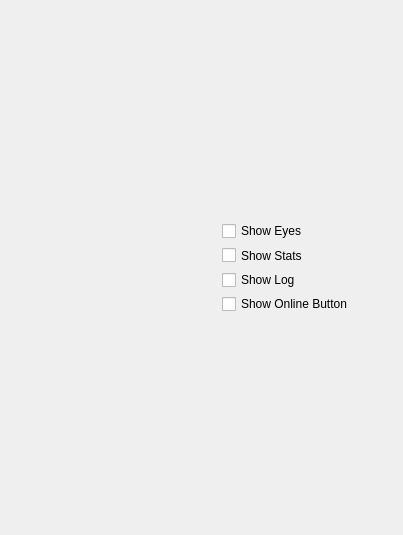
<?xml version="1.0" encoding="UTF-8"?>
<ui version="4.0">
 <class>RemoteClientWidget</class>
 <widget class="QWidget" name="RemoteClientWidget">
  <property name="geometry">
   <rect>
    <x>0</x>
    <y>0</y>
    <width>403</width>
    <height>535</height>
   </rect>
  </property>
  <property name="windowTitle">
   <string>OctoMY™ - Remote Client</string>
  </property>
  <layout class="QGridLayout" name="gridLayout_4">
   <property name="leftMargin">
    <number>0</number>
   </property>
   <property name="topMargin">
    <number>0</number>
   </property>
   <property name="rightMargin">
    <number>0</number>
   </property>
   <property name="bottomMargin">
    <number>0</number>
   </property>
   <property name="spacing">
    <number>0</number>
   </property>
   <item row="0" column="0">
    <widget class="QStackedWidget" name="stackedWidgetControl">
     <property name="currentIndex">
      <number>6</number>
     </property>
     <widget class="QWidget" name="pageConnection">
      <property name="sizePolicy">
       <sizepolicy hsizetype="Minimum" vsizetype="Minimum">
        <horstretch>0</horstretch>
        <verstretch>0</verstretch>
       </sizepolicy>
      </property>
      <layout class="QVBoxLayout" name="verticalLayout_3">
       <property name="leftMargin">
        <number>0</number>
       </property>
       <property name="topMargin">
        <number>0</number>
       </property>
       <property name="rightMargin">
        <number>0</number>
       </property>
       <property name="bottomMargin">
        <number>0</number>
       </property>
       <item>
        <widget class="PortableIDWidget" name="widgetBirthCertificate" native="true">
         <property name="sizePolicy">
          <sizepolicy hsizetype="Expanding" vsizetype="Expanding">
           <horstretch>0</horstretch>
           <verstretch>100</verstretch>
          </sizepolicy>
         </property>
        </widget>
       </item>
       <item>
        <widget class="TryToggle" name="tryToggleListen" native="true">
         <property name="sizePolicy">
          <sizepolicy hsizetype="Minimum" vsizetype="Minimum">
           <horstretch>0</horstretch>
           <verstretch>0</verstretch>
          </sizepolicy>
         </property>
         <property name="minimumSize">
          <size>
           <width>32</width>
           <height>32</height>
          </size>
         </property>
        </widget>
       </item>
       <item>
        <widget class="PanicButton" name="widgetPanic">
         <property name="sizePolicy">
          <sizepolicy hsizetype="Minimum" vsizetype="Minimum">
           <horstretch>0</horstretch>
           <verstretch>0</verstretch>
          </sizepolicy>
         </property>
         <property name="minimumSize">
          <size>
           <width>32</width>
           <height>32</height>
          </size>
         </property>
        </widget>
       </item>
      </layout>
     </widget>
     <widget class="QWidget" name="pageActuator">
      <property name="sizePolicy">
       <sizepolicy hsizetype="Minimum" vsizetype="Minimum">
        <horstretch>0</horstretch>
        <verstretch>0</verstretch>
       </sizepolicy>
      </property>
      <layout class="QVBoxLayout" name="verticalLayout_4">
       <property name="spacing">
        <number>0</number>
       </property>
       <property name="leftMargin">
        <number>0</number>
       </property>
       <property name="topMargin">
        <number>0</number>
       </property>
       <property name="rightMargin">
        <number>0</number>
       </property>
       <property name="bottomMargin">
        <number>0</number>
       </property>
       <item>
        <widget class="ActuatorManagerWidget" name="widgetActuatorControl" native="true"/>
       </item>
      </layout>
     </widget>
     <widget class="QWidget" name="pagePose">
      <property name="sizePolicy">
       <sizepolicy hsizetype="Minimum" vsizetype="Minimum">
        <horstretch>0</horstretch>
        <verstretch>0</verstretch>
       </sizepolicy>
      </property>
      <layout class="QGridLayout" name="gridLayout">
       <property name="leftMargin">
        <number>0</number>
       </property>
       <property name="topMargin">
        <number>0</number>
       </property>
       <property name="rightMargin">
        <number>0</number>
       </property>
       <property name="bottomMargin">
        <number>0</number>
       </property>
       <item row="0" column="0">
        <widget class="QWidget" name="widgetPoseEditor" native="true">
         <layout class="QVBoxLayout" name="verticalLayout_5">
          <property name="leftMargin">
           <number>0</number>
          </property>
          <property name="topMargin">
           <number>0</number>
          </property>
          <property name="rightMargin">
           <number>0</number>
          </property>
          <property name="bottomMargin">
           <number>0</number>
          </property>
          <item>
           <widget class="QPushButton" name="pushButton">
            <property name="sizePolicy">
             <sizepolicy hsizetype="Minimum" vsizetype="Minimum">
              <horstretch>0</horstretch>
              <verstretch>0</verstretch>
             </sizepolicy>
            </property>
            <property name="text">
             <string>Save</string>
            </property>
           </widget>
          </item>
          <item>
           <widget class="QPushButton" name="pushButton_2">
            <property name="sizePolicy">
             <sizepolicy hsizetype="Minimum" vsizetype="Minimum">
              <horstretch>0</horstretch>
              <verstretch>0</verstretch>
             </sizepolicy>
            </property>
            <property name="text">
             <string>Load</string>
            </property>
           </widget>
          </item>
          <item>
           <widget class="QPushButton" name="pushButton_3">
            <property name="sizePolicy">
             <sizepolicy hsizetype="Minimum" vsizetype="Minimum">
              <horstretch>0</horstretch>
              <verstretch>0</verstretch>
             </sizepolicy>
            </property>
            <property name="text">
             <string>Edit</string>
            </property>
           </widget>
          </item>
          <item>
           <widget class="QListWidget" name="listWidget"/>
          </item>
         </layout>
        </widget>
       </item>
      </layout>
     </widget>
     <widget class="QWidget" name="pageCar">
      <layout class="QGridLayout" name="gridLayout_3">
       <property name="leftMargin">
        <number>0</number>
       </property>
       <property name="topMargin">
        <number>0</number>
       </property>
       <property name="rightMargin">
        <number>0</number>
       </property>
       <property name="bottomMargin">
        <number>0</number>
       </property>
       <property name="spacing">
        <number>0</number>
       </property>
       <item row="0" column="0">
        <widget class="CarSteeringWidget" name="widgetCarSteering" native="true"/>
       </item>
      </layout>
     </widget>
     <widget class="QWidget" name="pagePath">
      <property name="sizePolicy">
       <sizepolicy hsizetype="Minimum" vsizetype="Minimum">
        <horstretch>0</horstretch>
        <verstretch>0</verstretch>
       </sizepolicy>
      </property>
      <layout class="QVBoxLayout" name="verticalLayout_7">
       <property name="spacing">
        <number>0</number>
       </property>
       <property name="leftMargin">
        <number>0</number>
       </property>
       <property name="topMargin">
        <number>0</number>
       </property>
       <property name="rightMargin">
        <number>0</number>
       </property>
       <property name="bottomMargin">
        <number>0</number>
       </property>
       <item>
        <widget class="MapEditor" name="widgetMapEditor" native="true">
         <property name="sizePolicy">
          <sizepolicy hsizetype="Minimum" vsizetype="Expanding">
           <horstretch>0</horstretch>
           <verstretch>0</verstretch>
          </sizepolicy>
         </property>
        </widget>
       </item>
      </layout>
     </widget>
     <widget class="QWidget" name="pageStatus">
      <property name="sizePolicy">
       <sizepolicy hsizetype="Minimum" vsizetype="Minimum">
        <horstretch>0</horstretch>
        <verstretch>0</verstretch>
       </sizepolicy>
      </property>
      <layout class="QVBoxLayout" name="verticalLayout">
       <property name="leftMargin">
        <number>0</number>
       </property>
       <property name="topMargin">
        <number>0</number>
       </property>
       <property name="rightMargin">
        <number>0</number>
       </property>
       <property name="bottomMargin">
        <number>0</number>
       </property>
       <item>
        <widget class="QLabel" name="labelLocal">
         <property name="sizePolicy">
          <sizepolicy hsizetype="Minimum" vsizetype="Minimum">
           <horstretch>0</horstretch>
           <verstretch>0</verstretch>
          </sizepolicy>
         </property>
         <property name="text">
          <string>LOCAL</string>
         </property>
        </widget>
       </item>
       <item>
        <widget class="QLabel" name="labelHub">
         <property name="sizePolicy">
          <sizepolicy hsizetype="Minimum" vsizetype="Minimum">
           <horstretch>0</horstretch>
           <verstretch>0</verstretch>
          </sizepolicy>
         </property>
         <property name="text">
          <string>HUB</string>
         </property>
        </widget>
       </item>
       <item>
        <widget class="QLabel" name="labelGPS">
         <property name="sizePolicy">
          <sizepolicy hsizetype="Minimum" vsizetype="Minimum">
           <horstretch>0</horstretch>
           <verstretch>0</verstretch>
          </sizepolicy>
         </property>
         <property name="lineWidth">
          <number>0</number>
         </property>
         <property name="text">
          <string>GPS</string>
         </property>
        </widget>
       </item>
       <item>
        <widget class="QLabel" name="labelCompass">
         <property name="sizePolicy">
          <sizepolicy hsizetype="Minimum" vsizetype="Minimum">
           <horstretch>0</horstretch>
           <verstretch>0</verstretch>
          </sizepolicy>
         </property>
         <property name="text">
          <string>COMPASS</string>
         </property>
        </widget>
       </item>
       <item>
        <widget class="QLabel" name="labelAccelerometer">
         <property name="sizePolicy">
          <sizepolicy hsizetype="Minimum" vsizetype="Minimum">
           <horstretch>0</horstretch>
           <verstretch>0</verstretch>
          </sizepolicy>
         </property>
         <property name="text">
          <string>ACCELEROMETER</string>
         </property>
        </widget>
       </item>
       <item>
        <widget class="QLabel" name="labelGyroscope">
         <property name="sizePolicy">
          <sizepolicy hsizetype="Minimum" vsizetype="Minimum">
           <horstretch>0</horstretch>
           <verstretch>0</verstretch>
          </sizepolicy>
         </property>
         <property name="text">
          <string>GYROSCOPE</string>
         </property>
        </widget>
       </item>
       <item>
        <widget class="QLabel" name="labelTouch">
         <property name="sizePolicy">
          <sizepolicy hsizetype="Minimum" vsizetype="Minimum">
           <horstretch>0</horstretch>
           <verstretch>0</verstretch>
          </sizepolicy>
         </property>
         <property name="text">
          <string>TOUCH</string>
         </property>
        </widget>
       </item>
       <item>
        <widget class="LogWidget" name="logScroll">
         <property name="sizePolicy">
          <sizepolicy hsizetype="Minimum" vsizetype="Expanding">
           <horstretch>0</horstretch>
           <verstretch>0</verstretch>
          </sizepolicy>
         </property>
        </widget>
       </item>
      </layout>
     </widget>
     <widget class="QWidget" name="pageExpression">
      <property name="sizePolicy">
       <sizepolicy hsizetype="Minimum" vsizetype="Minimum">
        <horstretch>0</horstretch>
        <verstretch>0</verstretch>
       </sizepolicy>
      </property>
      <layout class="QVBoxLayout" name="verticalLayout_8">
       <property name="spacing">
        <number>0</number>
       </property>
       <property name="leftMargin">
        <number>0</number>
       </property>
       <property name="topMargin">
        <number>0</number>
       </property>
       <property name="rightMargin">
        <number>0</number>
       </property>
       <property name="bottomMargin">
        <number>0</number>
       </property>
       <item>
        <layout class="QHBoxLayout" name="horizontalLayout_2">
         <property name="spacing">
          <number>0</number>
         </property>
         <item>
          <widget class="FaceActivity" name="widgetFace" native="true">
           <property name="sizePolicy">
            <sizepolicy hsizetype="Expanding" vsizetype="Minimum">
             <horstretch>0</horstretch>
             <verstretch>0</verstretch>
            </sizepolicy>
           </property>
           <property name="minimumSize">
            <size>
             <width>0</width>
             <height>0</height>
            </size>
           </property>
          </widget>
         </item>
         <item>
          <widget class="QWidget" name="widgetFaceSettings" native="true">
           <property name="sizePolicy">
            <sizepolicy hsizetype="Expanding" vsizetype="Minimum">
             <horstretch>0</horstretch>
             <verstretch>0</verstretch>
            </sizepolicy>
           </property>
           <layout class="QGridLayout" name="gridLayout_2">
            <property name="leftMargin">
             <number>0</number>
            </property>
            <property name="topMargin">
             <number>0</number>
            </property>
            <property name="rightMargin">
             <number>0</number>
            </property>
            <property name="bottomMargin">
             <number>0</number>
            </property>
            <property name="spacing">
             <number>0</number>
            </property>
            <item row="2" column="1" colspan="2">
             <spacer name="verticalSpacer">
              <property name="orientation">
               <enum>Qt::Orientation::Vertical</enum>
              </property>
              <property name="sizeHint" stdset="0">
               <size>
                <width>143</width>
                <height>210</height>
               </size>
              </property>
             </spacer>
            </item>
            <item row="1" column="1" colspan="2">
             <layout class="QVBoxLayout" name="verticalLayout_9">
              <item>
               <widget class="QCheckBox" name="checkBoxShowEyes">
                <property name="sizePolicy">
                 <sizepolicy hsizetype="Minimum" vsizetype="Minimum">
                  <horstretch>0</horstretch>
                  <verstretch>0</verstretch>
                 </sizepolicy>
                </property>
                <property name="text">
                 <string>Show Eyes</string>
                </property>
               </widget>
              </item>
              <item>
               <widget class="QCheckBox" name="checkBoxShowStats">
                <property name="sizePolicy">
                 <sizepolicy hsizetype="Minimum" vsizetype="Minimum">
                  <horstretch>0</horstretch>
                  <verstretch>0</verstretch>
                 </sizepolicy>
                </property>
                <property name="text">
                 <string>Show Stats</string>
                </property>
               </widget>
              </item>
              <item>
               <widget class="QCheckBox" name="checkBoxShowLog">
                <property name="sizePolicy">
                 <sizepolicy hsizetype="Minimum" vsizetype="Minimum">
                  <horstretch>0</horstretch>
                  <verstretch>0</verstretch>
                 </sizepolicy>
                </property>
                <property name="text">
                 <string>Show Log</string>
                </property>
               </widget>
              </item>
              <item>
               <widget class="QCheckBox" name="checkBoxShowOnlineButton">
                <property name="sizePolicy">
                 <sizepolicy hsizetype="Minimum" vsizetype="Minimum">
                  <horstretch>0</horstretch>
                  <verstretch>0</verstretch>
                 </sizepolicy>
                </property>
                <property name="text">
                 <string>Show Online Button</string>
                </property>
               </widget>
              </item>
             </layout>
            </item>
            <item row="0" column="1" colspan="2">
             <spacer name="verticalSpacer_2">
              <property name="orientation">
               <enum>Qt::Orientation::Vertical</enum>
              </property>
              <property name="sizeHint" stdset="0">
               <size>
                <width>143</width>
                <height>211</height>
               </size>
              </property>
             </spacer>
            </item>
            <item row="1" column="3">
             <spacer name="horizontalSpacer">
              <property name="orientation">
               <enum>Qt::Orientation::Horizontal</enum>
              </property>
              <property name="sizeHint" stdset="0">
               <size>
                <width>38</width>
                <height>97</height>
               </size>
              </property>
             </spacer>
            </item>
            <item row="1" column="0" rowspan="2">
             <spacer name="horizontalSpacer_2">
              <property name="orientation">
               <enum>Qt::Orientation::Horizontal</enum>
              </property>
              <property name="sizeHint" stdset="0">
               <size>
                <width>28</width>
                <height>144</height>
               </size>
              </property>
             </spacer>
            </item>
           </layout>
          </widget>
         </item>
        </layout>
       </item>
      </layout>
     </widget>
     <widget class="QWidget" name="pageSpeech">
      <property name="sizePolicy">
       <sizepolicy hsizetype="Minimum" vsizetype="Minimum">
        <horstretch>0</horstretch>
        <verstretch>0</verstretch>
       </sizepolicy>
      </property>
      <layout class="QVBoxLayout" name="verticalLayout_2">
       <property name="leftMargin">
        <number>0</number>
       </property>
       <property name="topMargin">
        <number>0</number>
       </property>
       <property name="rightMargin">
        <number>0</number>
       </property>
       <property name="bottomMargin">
        <number>0</number>
       </property>
       <item>
        <widget class="SpeechControlWidget" name="widgetSpeechControl" native="true"/>
       </item>
      </layout>
     </widget>
    </widget>
   </item>
  </layout>
 </widget>
 <customwidgets>
  <customwidget>
   <class>PortableIDWidget</class>
   <extends>QWidget</extends>
   <header location="global">node/PortableIDWidget.hpp</header>
   <container>1</container>
  </customwidget>
  <customwidget>
   <class>FaceActivity</class>
   <extends>QWidget</extends>
   <header location="global">agent/FaceActivity.hpp</header>
   <container>1</container>
  </customwidget>
  <customwidget>
   <class>LogWidget</class>
   <extends>QPlainTextEdit</extends>
   <header location="global">node/LogWidget.hpp</header>
  </customwidget>
  <customwidget>
   <class>TryToggle</class>
   <extends>QWidget</extends>
   <header location="global">components/TryToggle.hpp</header>
   <container>1</container>
  </customwidget>
  <customwidget>
   <class>PanicButton</class>
   <extends>QPushButton</extends>
   <header location="global">node/PanicButton.hpp</header>
   <container>1</container>
  </customwidget>
  <customwidget>
   <class>ActuatorManagerWidget</class>
   <extends>QWidget</extends>
   <header location="global">hardware/actuator/ActuatorManagerWidget.hpp</header>
   <container>1</container>
  </customwidget>
  <customwidget>
   <class>MapEditor</class>
   <extends>QWidget</extends>
   <header location="global">map/MapEditor.hpp</header>
   <container>1</container>
  </customwidget>
  <customwidget>
   <class>SpeechControlWidget</class>
   <extends>QWidget</extends>
   <header location="global">voice/SpeechControlWidget.hpp</header>
   <container>1</container>
  </customwidget>
  <customwidget>
   <class>CarSteeringWidget</class>
   <extends>QWidget</extends>
   <header location="global">node/CarSteeringWidget.hpp</header>
   <container>1</container>
  </customwidget>
 </customwidgets>
 <resources/>
 <connections/>
</ui>
